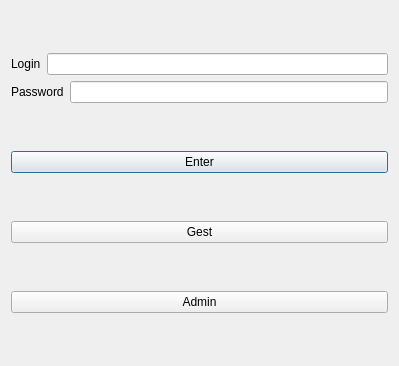
<?xml version="1.0" encoding="UTF-8"?>
<ui version="4.0">
 <class>MainWindow</class>
 <widget class="QDialog" name="MainWindow">
  <property name="geometry">
   <rect>
    <x>0</x>
    <y>0</y>
    <width>399</width>
    <height>366</height>
   </rect>
  </property>
  <property name="windowTitle">
   <string>MainWindow</string>
  </property>
  <layout class="QGridLayout" name="gridLayout">
   <item row="5" column="0">
    <widget class="QPushButton" name="entor">
     <property name="text">
      <string>Enter</string>
     </property>
    </widget>
   </item>
   <item row="6" column="0">
    <widget class="QPushButton" name="gest">
     <property name="text">
      <string>Gest</string>
     </property>
    </widget>
   </item>
   <item row="0" column="0">
    <layout class="QVBoxLayout" name="verticalLayout">
     <item>
      <layout class="QHBoxLayout" name="horizontalLayout">
       <item>
        <widget class="QLabel" name="label">
         <property name="text">
          <string>Login</string>
         </property>
        </widget>
       </item>
       <item>
        <widget class="QLineEdit" name="login"/>
       </item>
      </layout>
     </item>
     <item>
      <layout class="QHBoxLayout" name="horizontalLayout_2">
       <item>
        <widget class="QLabel" name="label_2">
         <property name="text">
          <string>Password</string>
         </property>
        </widget>
       </item>
       <item>
        <widget class="QLineEdit" name="password"/>
       </item>
      </layout>
     </item>
    </layout>
   </item>
   <item row="7" column="0">
    <widget class="QPushButton" name="pushButton">
     <property name="text">
      <string>Admin</string>
     </property>
    </widget>
   </item>
  </layout>
 </widget>
 <resources/>
 <connections/>
</ui>
